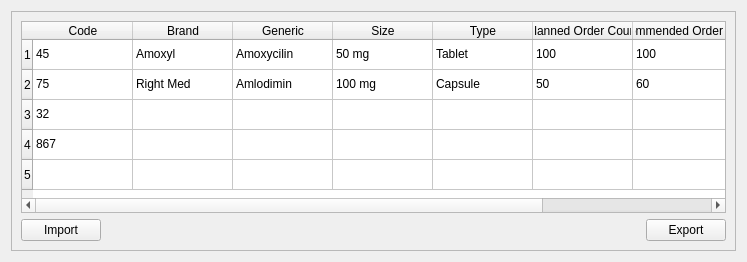
      <widget class="QWidget" name="history_tab">
       <attribute name="title">
        <string>History</string>
       </attribute>
       <layout class="QGridLayout" name="gridLayout_15">
        <item row="0" column="0">
         <widget class="QFrame" name="history_frame">
          <property name="frameShape">
           <enum>QFrame::StyledPanel</enum>
          </property>
          <property name="frameShadow">
           <enum>QFrame::Raised</enum>
          </property>
          <layout class="QGridLayout" name="gridLayout_13">
           <item row="0" column="0" colspan="3">
            <widget class="QTableWidget" name="history_table">
             <property name="editTriggers">
              <set>QAbstractItemView::NoEditTriggers</set>
             </property>
             <row>
              <property name="text">
               <string>1</string>
              </property>
             </row>
             <row>
              <property name="text">
               <string>2</string>
              </property>
             </row>
             <row>
              <property name="text">
               <string>3</string>
              </property>
             </row>
             <row>
              <property name="text">
               <string>4</string>
              </property>
             </row>
             <row>
              <property name="text">
               <string>5</string>
              </property>
             </row>
             <column>
              <property name="text">
               <string>Code</string>
              </property>
             </column>
             <column>
              <property name="text">
               <string>Brand</string>
              </property>
             </column>
             <column>
              <property name="text">
               <string>Generic</string>
              </property>
             </column>
             <column>
              <property name="text">
               <string>Size</string>
              </property>
             </column>
             <column>
              <property name="text">
               <string>Type</string>
              </property>
             </column>
             <column>
              <property name="text">
               <string>Planned Order Count</string>
              </property>
             </column>
             <column>
              <property name="text">
               <string>Recommended Order Count</string>
              </property>
             </column>
             <column>
              <property name="text">
               <string>Total Value</string>
              </property>
             </column>
             <item row="0" column="0">
              <property name="text">
               <string>45</string>
              </property>
             </item>
             <item row="0" column="1">
              <property name="text">
               <string>Amoxyl</string>
              </property>
             </item>
             <item row="0" column="2">
              <property name="text">
               <string>Amoxycilin</string>
              </property>
             </item>
             <item row="0" column="3">
              <property name="text">
               <string>50 mg</string>
              </property>
             </item>
             <item row="0" column="4">
              <property name="text">
               <string>Tablet</string>
              </property>
             </item>
             <item row="0" column="5">
              <property name="text">
               <string>100</string>
              </property>
             </item>
             <item row="0" column="6">
              <property name="text">
               <string>100</string>
              </property>
             </item>
             <item row="0" column="7">
              <property name="text">
               <string>5400</string>
              </property>
             </item>
             <item row="1" column="0">
              <property name="text">
               <string>75</string>
              </property>
             </item>
             <item row="1" column="1">
              <property name="text">
               <string>Right Med</string>
              </property>
             </item>
             <item row="1" column="2">
              <property name="text">
               <string>Amlodimin</string>
              </property>
             </item>
             <item row="1" column="3">
              <property name="text">
               <string>100 mg</string>
              </property>
             </item>
             <item row="1" column="4">
              <property name="text">
               <string>Capsule</string>
              </property>
             </item>
             <item row="1" column="5">
              <property name="text">
               <string>50</string>
              </property>
             </item>
             <item row="1" column="6">
              <property name="text">
               <string>60</string>
              </property>
             </item>
             <item row="1" column="7">
              <property name="text">
               <string>1200</string>
              </property>
             </item>
             <item row="2" column="0">
              <property name="text">
               <string>32</string>
              </property>
             </item>
             <item row="3" column="0">
              <property name="text">
               <string>867</string>
              </property>
             </item>
            </widget>
           </item>
           <item row="1" column="0">
            <widget class="QPushButton" name="button_import_history">
             <property name="text">
              <string>Import</string>
             </property>
            </widget>
           </item>
           <item row="1" column="1">
            <spacer name="history_spacer">
             <property name="orientation">
              <enum>Qt::Horizontal</enum>
             </property>
             <property name="sizeHint" stdset="0">
              <size>
               <width>533</width>
               <height>20</height>
              </size>
             </property>
            </spacer>
           </item>
           <item row="1" column="2">
            <widget class="QPushButton" name="button_export_history">
             <property name="text">
              <string>Export</string>
             </property>
            </widget>
           </item>
          </layout>
         </widget>
        </item>
       </layout>
      </widget>
